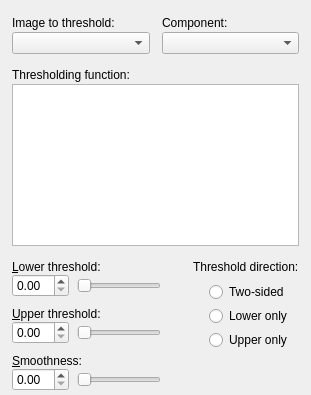
     <widget class="QWidget" name="tabThreshold">
      <attribute name="title">
       <string>Thresholding</string>
      </attribute>
      <layout class="QGridLayout" name="gridLayout">
       <property name="leftMargin">
        <number>12</number>
       </property>
       <property name="topMargin">
        <number>4</number>
       </property>
       <property name="rightMargin">
        <number>12</number>
       </property>
       <property name="bottomMargin">
        <number>4</number>
       </property>
       <property name="horizontalSpacing">
        <number>32</number>
       </property>
       <property name="verticalSpacing">
        <number>2</number>
       </property>
       <item row="6" column="1">
        <widget class="QWidget" name="widget_8" native="true">
         <layout class="QVBoxLayout" name="verticalLayout_10" stretch="0,1">
          <property name="spacing">
           <number>2</number>
          </property>
          <property name="leftMargin">
           <number>0</number>
          </property>
          <property name="topMargin">
           <number>0</number>
          </property>
          <property name="rightMargin">
           <number>0</number>
          </property>
          <property name="bottomMargin">
           <number>0</number>
          </property>
          <item>
           <widget class="QLabel" name="label_4">
            <property name="text">
             <string>Threshold direction:</string>
            </property>
           </widget>
          </item>
          <item>
           <widget class="QWidget" name="grpThresholdMode" native="true">
            <property name="minimumSize">
             <size>
              <width>0</width>
              <height>100</height>
             </size>
            </property>
            <layout class="QVBoxLayout" name="verticalLayout_2">
             <property name="spacing">
              <number>4</number>
             </property>
             <property name="leftMargin">
              <number>16</number>
             </property>
             <property name="topMargin">
              <number>6</number>
             </property>
             <property name="rightMargin">
              <number>6</number>
             </property>
             <property name="bottomMargin">
              <number>8</number>
             </property>
             <item>
              <widget class="QRadioButton" name="btnTwoSidedThreshold">
               <property name="text">
                <string>Two-sided</string>
               </property>
               <property name="icon">
                <iconset resource="../Resources/SNAPResources.qrc">
                 <normaloff>:/root/thresh_both.png</normaloff>:/root/thresh_both.png</iconset>
               </property>
               <property name="iconSize">
                <size>
                 <width>22</width>
                 <height>22</height>
                </size>
               </property>
              </widget>
             </item>
             <item>
              <widget class="QRadioButton" name="btnLowerThreshold">
               <property name="text">
                <string>Lower only</string>
               </property>
               <property name="icon">
                <iconset resource="../Resources/SNAPResources.qrc">
                 <normaloff>:/root/thresh_lower.png</normaloff>:/root/thresh_lower.png</iconset>
               </property>
               <property name="iconSize">
                <size>
                 <width>22</width>
                 <height>22</height>
                </size>
               </property>
              </widget>
             </item>
             <item>
              <widget class="QRadioButton" name="btnUpperThreshold">
               <property name="text">
                <string>Upper only</string>
               </property>
               <property name="icon">
                <iconset resource="../Resources/SNAPResources.qrc">
                 <normaloff>:/root/thresh_upper.png</normaloff>:/root/thresh_upper.png</iconset>
               </property>
               <property name="iconSize">
                <size>
                 <width>22</width>
                 <height>22</height>
                </size>
               </property>
              </widget>
             </item>
             <item>
              <spacer name="verticalSpacer_15">
               <property name="orientation">
                <enum>Qt::Vertical</enum>
               </property>
               <property name="sizeHint" stdset="0">
                <size>
                 <width>20</width>
                 <height>0</height>
                </size>
               </property>
              </spacer>
             </item>
            </layout>
           </widget>
          </item>
         </layout>
        </widget>
       </item>
       <item row="13" column="0" colspan="2">
        <spacer name="verticalSpacer">
         <property name="orientation">
          <enum>Qt::Vertical</enum>
         </property>
         <property name="sizeHint" stdset="0">
          <size>
           <width>20</width>
           <height>0</height>
          </size>
         </property>
        </spacer>
       </item>
       <item row="6" column="0">
        <widget class="QWidget" name="widget_7" native="true">
         <layout class="QGridLayout" name="gridLayout_4">
          <property name="leftMargin">
           <number>0</number>
          </property>
          <property name="topMargin">
           <number>0</number>
          </property>
          <property name="rightMargin">
           <number>0</number>
          </property>
          <property name="bottomMargin">
           <number>0</number>
          </property>
          <property name="horizontalSpacing">
           <number>8</number>
          </property>
          <property name="verticalSpacing">
           <number>0</number>
          </property>
          <item row="1" column="1">
           <widget class="QDoubleSlider" name="inLowerThreshold">
            <property name="orientation">
             <enum>Qt::Horizontal</enum>
            </property>
           </widget>
          </item>
          <item row="7" column="1">
           <widget class="QDoubleSlider" name="inThresholdSmoothness">
            <property name="orientation">
             <enum>Qt::Horizontal</enum>
            </property>
           </widget>
          </item>
          <item row="2" column="1">
           <spacer name="verticalSpacer_4">
            <property name="orientation">
             <enum>Qt::Vertical</enum>
            </property>
            <property name="sizeType">
             <enum>QSizePolicy::Fixed</enum>
            </property>
            <property name="sizeHint" stdset="0">
             <size>
              <width>20</width>
              <height>10</height>
             </size>
            </property>
           </spacer>
          </item>
          <item row="5" column="1">
           <spacer name="verticalSpacer_5">
            <property name="orientation">
             <enum>Qt::Vertical</enum>
            </property>
            <property name="sizeType">
             <enum>QSizePolicy::Fixed</enum>
            </property>
            <property name="sizeHint" stdset="0">
             <size>
              <width>20</width>
              <height>10</height>
             </size>
            </property>
           </spacer>
          </item>
          <item row="4" column="1">
           <widget class="QDoubleSlider" name="inUpperThreshold">
            <property name="orientation">
             <enum>Qt::Horizontal</enum>
            </property>
           </widget>
          </item>
          <item row="0" column="0" colspan="2">
           <widget class="QLabel" name="label">
            <property name="text">
             <string>&amp;Lower threshold:</string>
            </property>
            <property name="buddy">
             <cstring>inLowerThreshold</cstring>
            </property>
           </widget>
          </item>
          <item row="1" column="0">
           <widget class="QDoubleSpinBox" name="inLowerThresholdSpinner">
            <property name="keyboardTracking">
             <bool>false</bool>
            </property>
           </widget>
          </item>
          <item row="3" column="0" colspan="2">
           <widget class="QLabel" name="label_2">
            <property name="text">
             <string>&amp;Upper threshold:</string>
            </property>
            <property name="buddy">
             <cstring>inUpperThreshold</cstring>
            </property>
           </widget>
          </item>
          <item row="4" column="0">
           <widget class="QDoubleSpinBox" name="inUpperThresholdSpinner">
            <property name="keyboardTracking">
             <bool>false</bool>
            </property>
           </widget>
          </item>
          <item row="6" column="0" colspan="2">
           <widget class="QLabel" name="label_3">
            <property name="text">
             <string>&amp;Smoothness:</string>
            </property>
            <property name="buddy">
             <cstring>inThresholdSmoothness</cstring>
            </property>
           </widget>
          </item>
          <item row="7" column="0">
           <widget class="QDoubleSpinBox" name="inThresholdSmoothnessSpinner">
            <property name="keyboardTracking">
             <bool>false</bool>
            </property>
           </widget>
          </item>
         </layout>
        </widget>
       </item>
       <item row="1" column="0" colspan="2">
        <widget class="QWidget" name="grpThresholdComponent" native="true">
         <layout class="QGridLayout" name="gridLayout_2">
          <property name="leftMargin">
           <number>0</number>
          </property>
          <property name="topMargin">
           <number>0</number>
          </property>
          <property name="rightMargin">
           <number>0</number>
          </property>
          <property name="bottomMargin">
           <number>0</number>
          </property>
          <property name="horizontalSpacing">
           <number>12</number>
          </property>
          <property name="verticalSpacing">
           <number>2</number>
          </property>
          <item row="0" column="0">
           <widget class="QLabel" name="label_16">
            <property name="text">
             <string>Image to threshold:</string>
            </property>
           </widget>
          </item>
          <item row="1" column="0">
           <widget class="QComboBox" name="inThresholdImage"/>
          </item>
          <item row="0" column="1">
           <widget class="QLabel" name="label_17">
            <property name="text">
             <string>Component:</string>
            </property>
           </widget>
          </item>
          <item row="1" column="1">
           <widget class="QComboBox" name="inThresholdComponent"/>
          </item>
         </layout>
        </widget>
       </item>
       <item row="4" column="0" colspan="2">
        <widget class="QFrame" name="frame">
         <property name="frameShape">
          <enum>QFrame::StyledPanel</enum>
         </property>
         <property name="frameShadow">
          <enum>QFrame::Raised</enum>
         </property>
         <layout class="QVBoxLayout" name="verticalLayout_4">
          <property name="leftMargin">
           <number>0</number>
          </property>
          <property name="topMargin">
           <number>0</number>
          </property>
          <property name="rightMargin">
           <number>0</number>
          </property>
          <property name="bottomMargin">
           <number>0</number>
          </property>
          <item>
           <widget class="QtVTKRenderWindowBox" name="viewThreshold" native="true">
            <property name="sizePolicy">
             <sizepolicy hsizetype="Preferred" vsizetype="Expanding">
              <horstretch>0</horstretch>
              <verstretch>0</verstretch>
             </sizepolicy>
            </property>
            <property name="minimumSize">
             <size>
              <width>0</width>
              <height>160</height>
             </size>
            </property>
            <property name="styleSheet">
             <string notr="true">background-color:white;</string>
            </property>
           </widget>
          </item>
         </layout>
        </widget>
       </item>
       <item row="3" column="0">
        <widget class="QLabel" name="label_5">
         <property name="text">
          <string>Thresholding function:</string>
         </property>
         <property name="buddy">
          <cstring>inLowerThreshold</cstring>
         </property>
        </widget>
       </item>
       <item row="5" column="0" colspan="2">
        <spacer name="verticalSpacer_2">
         <property name="orientation">
          <enum>Qt::Vertical</enum>
         </property>
         <property name="sizeType">
          <enum>QSizePolicy::Fixed</enum>
         </property>
         <property name="sizeHint" stdset="0">
          <size>
           <width>20</width>
           <height>12</height>
          </size>
         </property>
        </spacer>
       </item>
       <item row="2" column="0" colspan="2">
        <spacer name="verticalSpacer_11">
         <property name="orientation">
          <enum>Qt::Vertical</enum>
         </property>
         <property name="sizeType">
          <enum>QSizePolicy::Fixed</enum>
         </property>
         <property name="sizeHint" stdset="0">
          <size>
           <width>20</width>
           <height>12</height>
          </size>
         </property>
        </spacer>
       </item>
       <item row="0" column="0" colspan="2">
        <spacer name="verticalSpacer_3">
         <property name="orientation">
          <enum>Qt::Vertical</enum>
         </property>
         <property name="sizeType">
          <enum>QSizePolicy::Fixed</enum>
         </property>
         <property name="sizeHint" stdset="0">
          <size>
           <width>20</width>
           <height>12</height>
          </size>
         </property>
        </spacer>
       </item>
      </layout>
     </widget>
